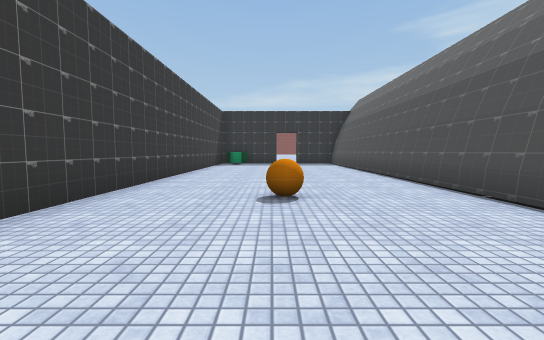
[1] (above)

20 first-person views from a walk through a Unity game level. The camera is 1.2 m above the floor, tilts 4° down and sees 90° across. Doors are open. The floor is counted in squares, 2 m on a side. Each view is taken from the middle of a square. On the plan, view 1 faces up. The plan holds only what a view shows up to about 9 squares ahead; the rest is blank. The place goes on beyond the plan. The player character is not drawn. Some animated figures are not drawn. Some surface patterns are stand-ins.

[2]
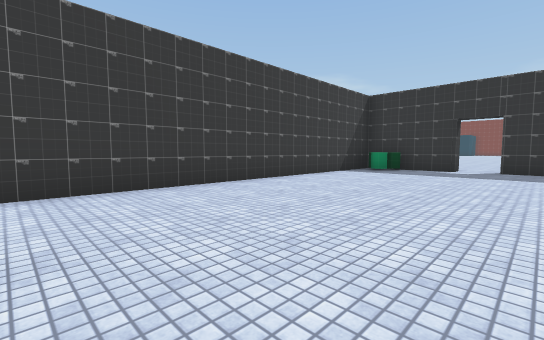

[3]
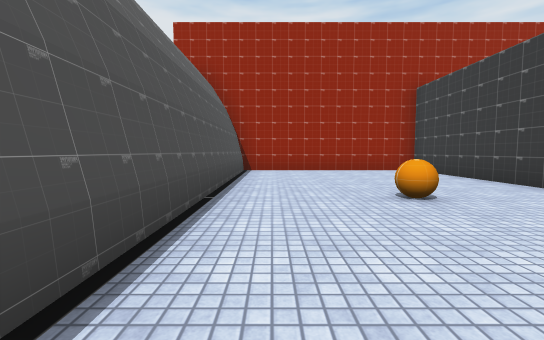

[4]
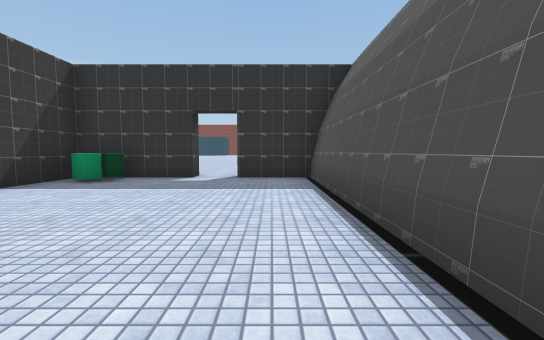

[5]
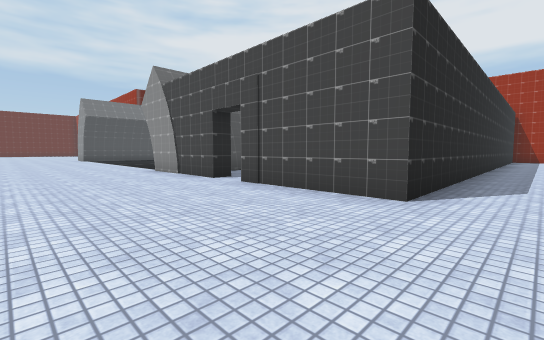

[6]
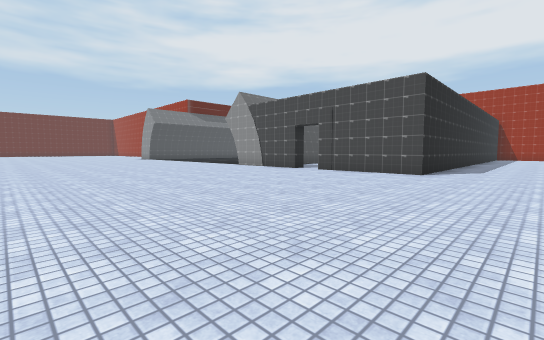

[7]
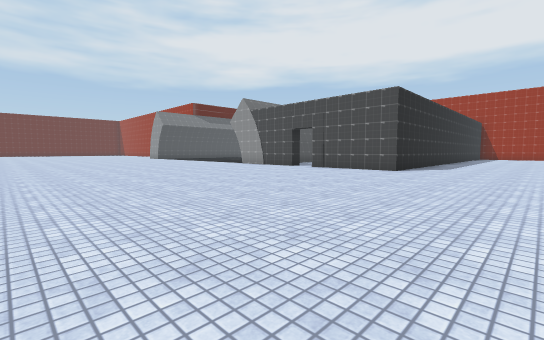

[8]
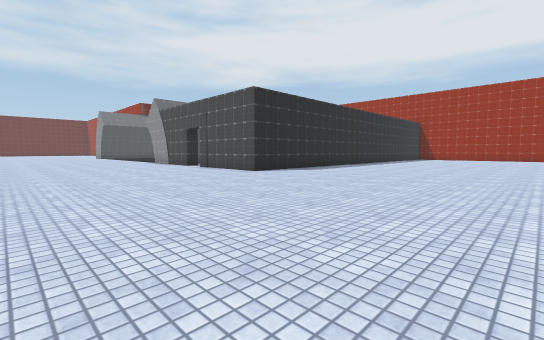

[9]
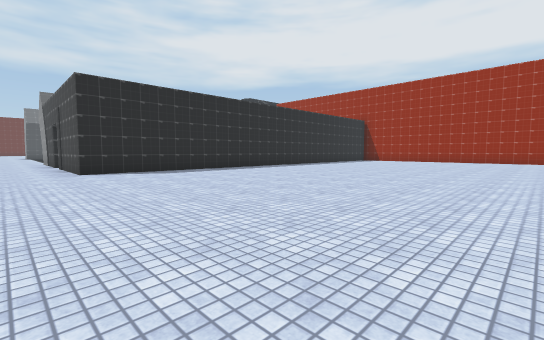

[10]
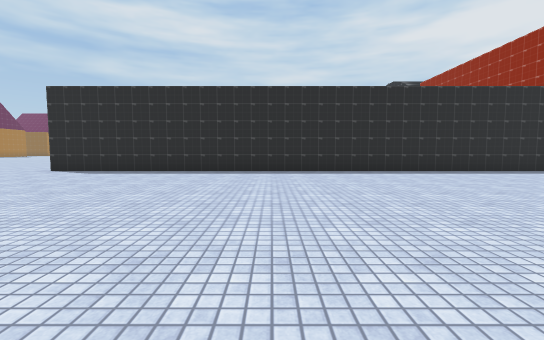

[11]
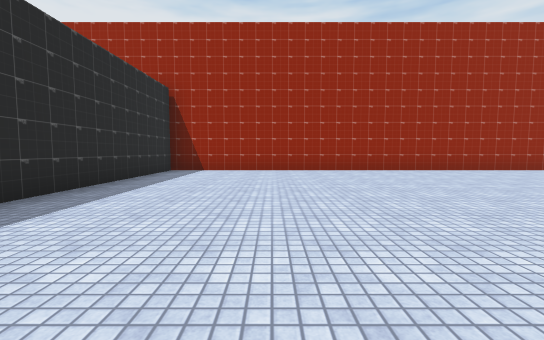

[12]
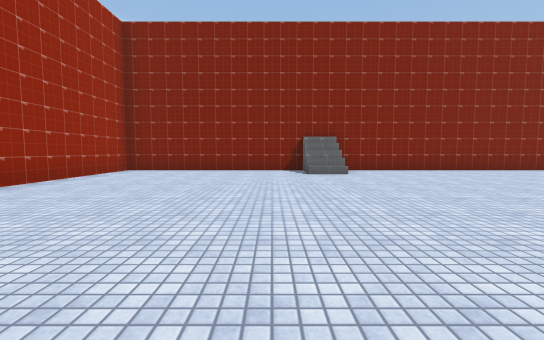

[13]
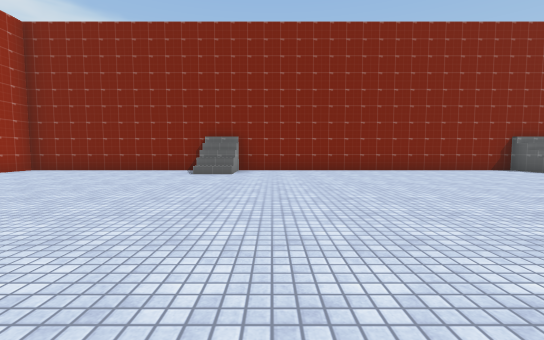

[14]
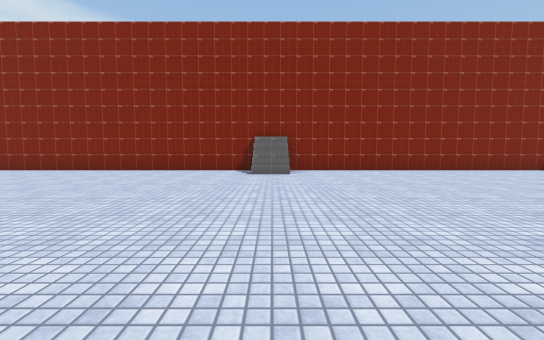

[15]
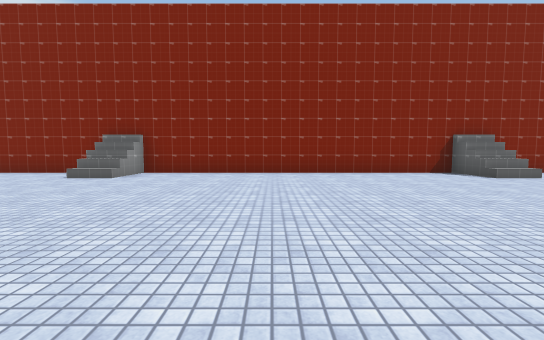

[16]
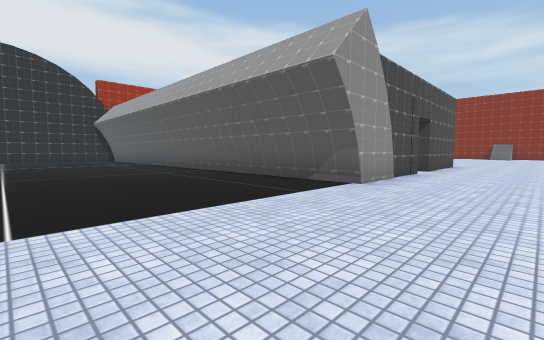

[17]
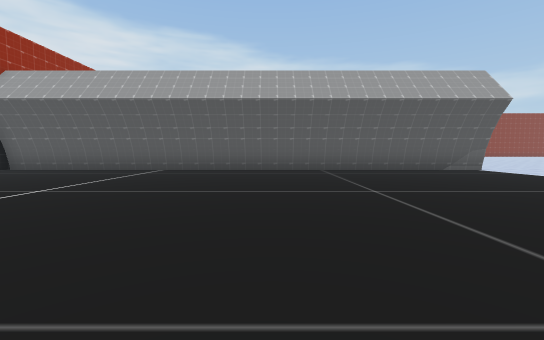

[18]
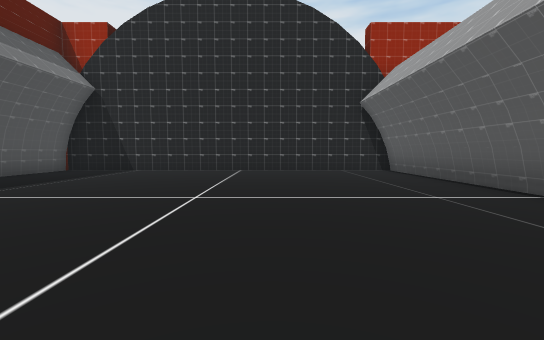

[19]
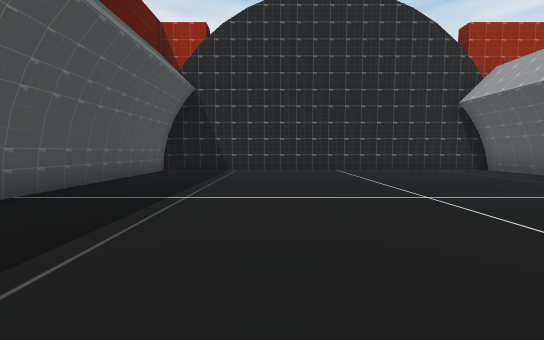

[20]
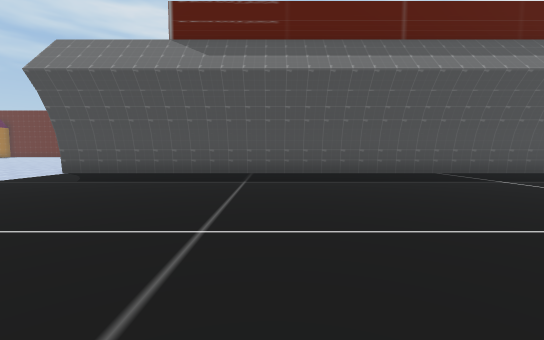

### Floor plan
Points are (right, up) in squares from view 1. A wall is a line through its corners. A room is listed if a view was taken in it or the views show most of it. See-through windows are left out.
Room 1 (views 1, 2, 3, 4)
walls: (0.2, 13.6) (0.2, 13.1) (-2.4, 13.1) (-2.4, -1.5) (3.6, -1.5); (2.9, -1.4) (2.9, 13.1) (1.2, 13.1) (1.2, 13.6)
ways out: open door at (0.5, 14) to room 2
objects: other object (0, 4)
Room 2 (views 5, 6, 7, 8, 9, 10, 11, 12, 13, 14, 15, 16, 17, 18, 19, 20)
walls: (1.2, 13.6) (4.5, 13.6) (4.5, -1.4); (3.6, -1.5) (14.3, -1.5) (14.3, 13.8); (-14.5, 23) (-15.5, 23); (-14.6, 4) (-15.5, 4); (-15.5, 23.5) (-15.5, -1.5) (-2.9, -1.5) (-2.9, 13.6) (0.2, 13.6)
ways out: open door at (0.5, 14) to room 1

Positions as (right, up) in squares from view 1, and headings:
1: (0, 0), facing up
2: (2, 4), facing up-left
3: (2, 7), facing down
4: (2, 7), facing up
5: (-4, 17), facing down-right
6: (-5, 21), facing down-right
7: (-6, 22), facing down-right
8: (-9, 19), facing down-right
9: (-11, 15), facing down-right
10: (-11, 7), facing right
11: (-6, 7), facing down
12: (-7, 3), facing left
13: (-7, 6), facing left
14: (-7, 14), facing left
15: (-8, 18), facing left
16: (9, 16), facing down-left
17: (13, 7), facing left
18: (8, 7), facing down
19: (11, 7), facing down
20: (7, 8), facing right
